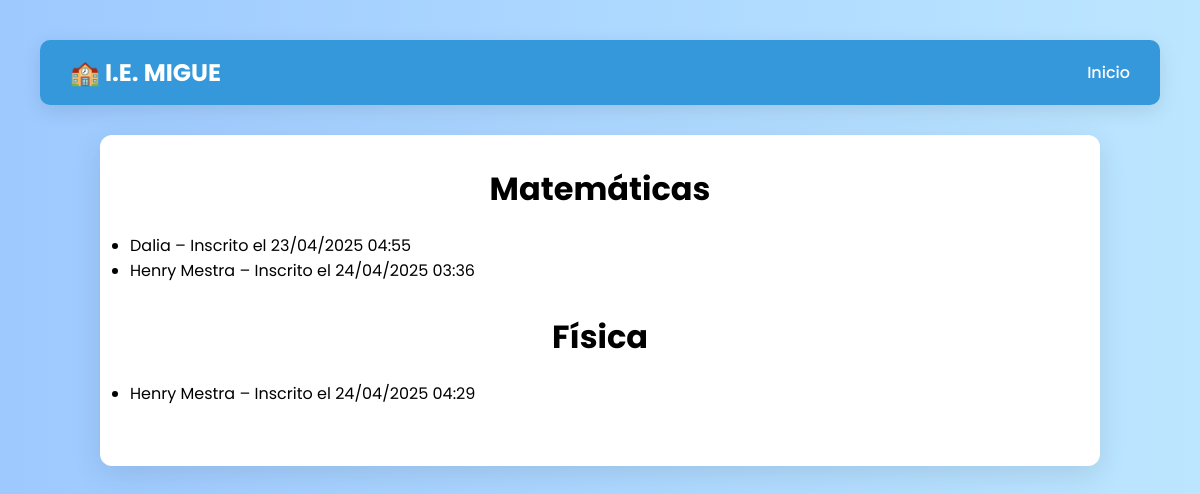
/estudiantes_curso/ (signed in), run on the app's committed database.
### usuarios/models.py (models this page shows, shortened)
class Curso(models.Model):
    nombre = models.CharField(max_length=100)
    descripcion = models.TextField()
    activo = models.BooleanField(default=True)
    total_unidades = models.PositiveIntegerField(default=3)  # Número de unidades de curso
    unidades_completadas = models.PositiveIntegerField(default=0)  # Unidades completadas por docentes

### usuarios/views.py (the view)
# urls.py: path('estudiantes_curso/', views.estudiantes_curso, name='estudiantes_curso'),
@login_required
def estudiantes_curso(request):
    cursos_publicados = CursoDocente.objects.filter(docente=request.user, publicado=True)
    inscripciones = CursoInscrito.objects.filter(curso_docente__in=cursos_publicados).select_related('estudiante', 'curso_docente__curso')
    cursos_con_estudiantes = defaultdict(list)
    for inscripcion in inscripciones:
        curso_nombre = inscripcion.curso_docente.curso.nombre
        estudiante_info = {
            'nombre': inscripcion.estudiante.get_full_name() or inscripcion.estudiante.username,
            'fecha': inscripcion.fecha_inscripcion.strftime('%d/%m/%Y %H:%M'),
        }
        cursos_con_estudiantes[curso_nombre].append(estudiante_info)
    return render(request, 'usuarios/estudiantes_curso.html', {'cursos_con_estudiantes': dict(cursos_con_estudiantes)})

### usuarios/templates/usuarios/estudiantes_curso.html (shortened to what this page needs)
{% load static %}
{% block content %}
<!DOCTYPE html>
<html lang="es">
<head>
</head>
<body>
  <nav class="navbar">
    <div class="logo">🏫 I.E. MIGUE</div>
    <ul class="nav-links">
      <li><a href="{% url 'panel_docentes' %}">Inicio</a></li>
    </ul>
  </nav>
  <div class="container">
    {% if cursos_con_estudiantes %}
        {% for curso, lista_estudiantes in cursos_con_estudiantes.items %}
            <div style="margin-bottom: 30px;">
                <h2>{{ curso }}</h2>
                <ul>
                    {% for estudiante in lista_estudiantes %}
                        <li>{{ estudiante.nombre }} – Inscrito el {{ estudiante.fecha }}</li>
                    {% endfor %}
                </ul>
            </div>
        {% endfor %}
    {% else %}
        <p>No hay estudiantes inscritos en tus cursos publicados.</p>
    {% endif %}
  </div>
</body>
</html>
{% endblock %}

### usuarios/templates/usuarios/estudiantes_curso.html (style rules this page uses)
* { margin: 0; padding: 0; box-sizing: border-box; font-family: 'Poppins', sans-serif; }
body { background: linear-gradient(to right, #9dc9ff, #bce6ff); min-height: 100vh; padding: 40px; transition: background 0.4s; }
h1, h2 { text-align: center; margin-bottom: 20px; font-size: 2rem; }
.navbar { display: flex; justify-content: space-between; align-items: center; background-color: #3498db; padding: 15px 30px; border-radius: 10px; margin-bottom: 30px; box-shadow: 0 6px 20px rgba(0,0,0,0.1); }
.navbar .logo { color: white; font-size: 1.5rem; font-weight: bold; }
.navbar .nav-links { list-style: none; display: flex; gap: 20px; }
.navbar .nav-links li a { color: white; text-decoration: none; font-weight: 500; transition: color 0.3s ease; }
.container { max-width: 1000px; margin: 0 auto; background-color: white; padding: 30px; border-radius: 12px; box-shadow: 0 8px 30px rgba(0,0,0,0.1); animation: fadeIn 0.6s ease; }

### data on the page
Curso: cursos_con_estudiantes "Matemáticas"
Curso: cursos_con_estudiantes "Física"

### other printed values
{{ estudiante.nombre }} "Dalia" "Henry Mestra" "Henry Mestra"
{{ estudiante.fecha }} "23/04/2025 04:55" "24/04/2025 03:36" "24/04/2025 04:29"
